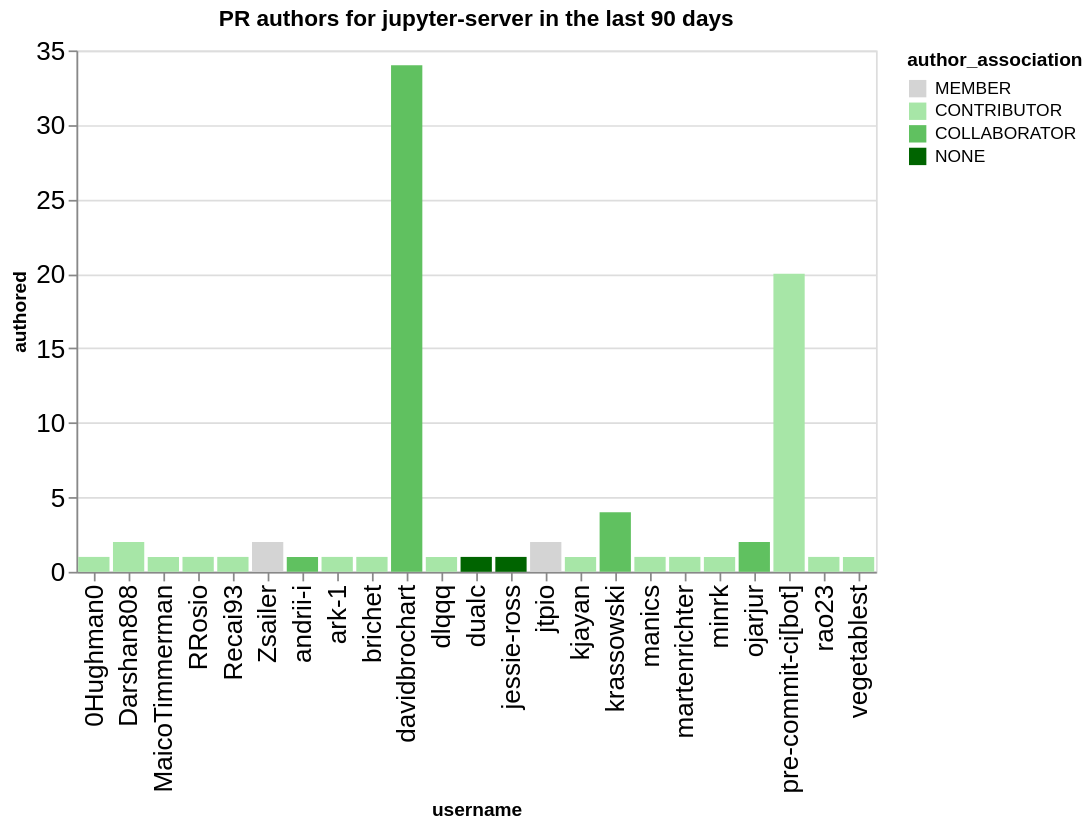

Notebook source saved alongside this figure:
### Code cell
charts = []
title = f"PR authors for {github_org} in the last {n_days} days"
this_data = merged_by_repo.replace(np.nan, 0).groupby('username', as_index=False).agg({'authored': 'sum', 'author_association': 'first'})
this_data = this_data.sort_values('authored', ascending=False)
ch = alt.Chart(data=this_data, title=title).mark_bar().encode(
    x='username',
    y='authored',
    color=alt.Color('author_association', scale=alt.Scale(domain=author_types, range=author_colors))
)
ch

### Figure 1 — Vega-Lite specification as saved in the notebook (floating-point values rounded to 4 significant figures)
{"config": {"axisLeft": {"labelFontSize": 15}, "axisBottom": {"labelFontSize": 15}}, "data": {"name": "data-2567b299d07d8ebb388df08d8008d45b"}, "mark": {"type": "bar"}, "encoding": {"color": {"field": "author_association", "scale": {"domain": ["MEMBER", "CONTRIBUTOR", "COLLABORATOR", "NONE"], "range": ["rgb(211.82745098039214, 211.82745098039214, 211.82745098039214)", "rgb(166.98562091503268, 229.89803921568628, 166.98562091503268)", "rgb(96.37647058823529, 192.75294117647059, 96.37647058823529)", "rgb(0.0, 100.3921568627451, 0.0)"]}, "type": "nominal"}, "x": {"field": "username", "type": "nominal"}, "y": {"field": "authored", "type": "quantitative"}}, "title": "PR authors for jupyter-server in the last 90 days", "$schema": "https://vega.github.io/schema/vega-lite/v5.20.1.json", "datasets": {"data-2567b299d07d8ebb388df08d8008d45b": [{"username": "davidbrochart", "authored": 34, "author_association": "COLLABORATOR"}, {"username": "pre-commit-ci[bot]", "authored": 20, "author_association": "CONTRIBUTOR"}, {"username": "krassowski", "authored": 4, "author_association": "COLLABORATOR"}, {"username": "jtpio", "authored": 2, "author_association": "MEMBER"}, {"username": "Darshan808", "authored": 2, "author_association": "CONTRIBUTOR"}, {"username": "Zsailer", "authored": 2, "author_association": "MEMBER"}, {"username": "ojarjur", "authored": 2, "author_association": "COLLABORATOR"}, {"username": "andrii-i", "authored": 1, "author_association": "COLLABORATOR"}, {"username": "Recai93", "authored": 1, "author_association": "CONTRIBUTOR"}, {"username": "RRosio", "authored": 1, "author_association": "CONTRIBUTOR"}, {"username": "MaicoTimmerman", "authored": 1, "author_association": "CONTRIBUTOR"}, {"username": "0Hughman0", "authored": 1, "author_association": "CONTRIBUTOR"}, {"username": "dlqqq", "authored": 1, "author_association": "CONTRIBUTOR"}, {"username": "brichet", "authored": 1, "author_association": "CONTRIBUTOR"}, {"username": "ark-1", "authored": 1, "author_association": "CONTRIBUTOR"}, {"username": "kjayan", "authored": 1, "author_association": "CONTRIBUTOR"}, {"username": "jessie-ross", "authored": 1, "author_association": "NONE"}, {"username": "dualc", "authored": 1, "author_association": "NONE"}, {"username": "manics", "authored": 1, "author_association": "CONTRIBUTOR"}, {"username": "minrk", "authored": 1, "author_association": "CONTRIBUTOR"}, {"username": "martenrichter", "authored": 1, "author_association": "CONTRIBUTOR"}, {"username": "rao23", "authored": 1, "author_association": "CONTRIBUTOR"}, {"username": "vegetablest", "authored": 1, "author_association": "CONTRIBUTOR"}]}}
